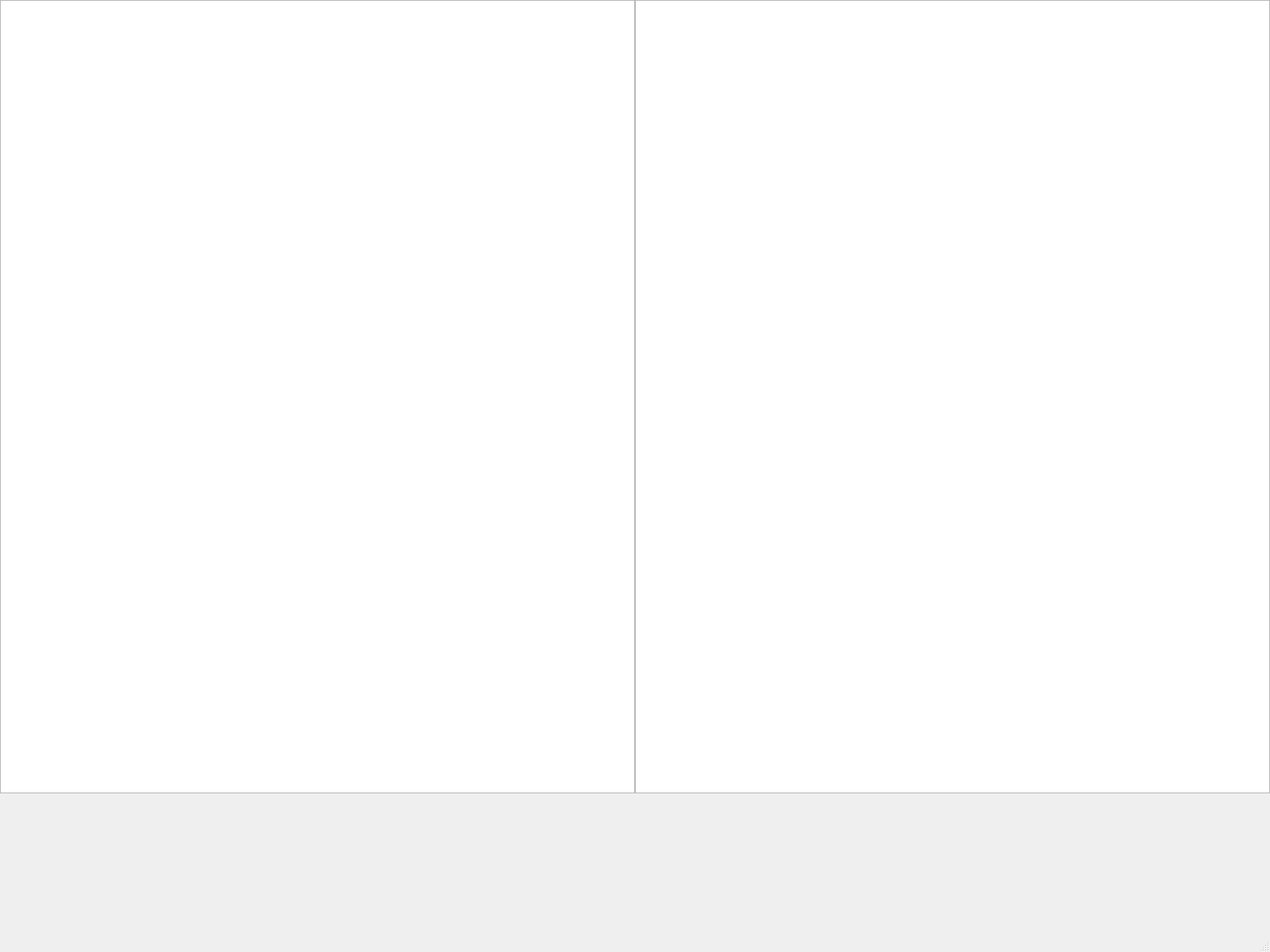
<?xml version="1.0" encoding="UTF-8"?>
<ui version="4.0">
 <class>FtpMain</class>
 <widget class="QMainWindow" name="FtpMain">
  <property name="geometry">
   <rect>
    <x>0</x>
    <y>0</y>
    <width>1600</width>
    <height>1200</height>
   </rect>
  </property>
  <property name="windowTitle">
   <string>MainWindow</string>
  </property>
  <widget class="QWidget" name="centralwidget">
   <widget class="QListWidget" name="listWidget_2">
    <property name="geometry">
     <rect>
      <x>800</x>
      <y>0</y>
      <width>800</width>
      <height>1000</height>
     </rect>
    </property>
   </widget>
   <widget class="QListWidget" name="listWidget">
    <property name="geometry">
     <rect>
      <x>0</x>
      <y>0</y>
      <width>800</width>
      <height>1000</height>
     </rect>
    </property>
   </widget>
  </widget>
  <widget class="QMenuBar" name="menubar">
   <property name="geometry">
    <rect>
     <x>0</x>
     <y>0</y>
     <width>1600</width>
     <height>37</height>
    </rect>
   </property>
  </widget>
  <widget class="QStatusBar" name="statusbar"/>
 </widget>
 <resources/>
 <connections/>
</ui>
